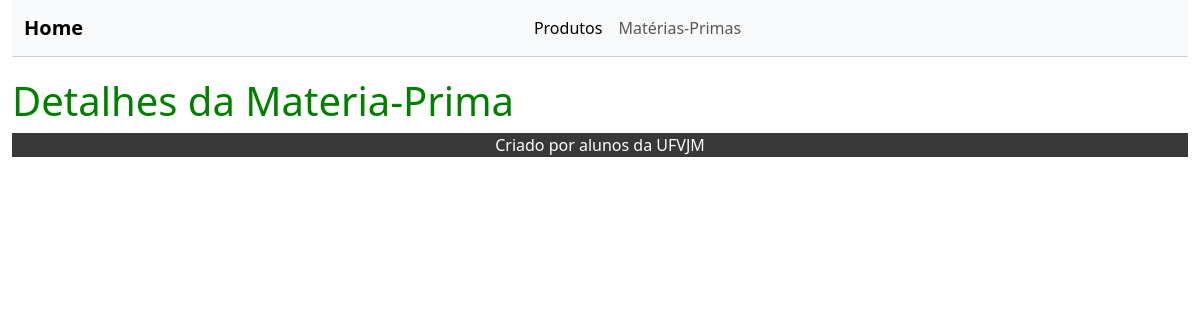
/materiaPrima/detalhe/4/, run on an earlier commit of the app's database.
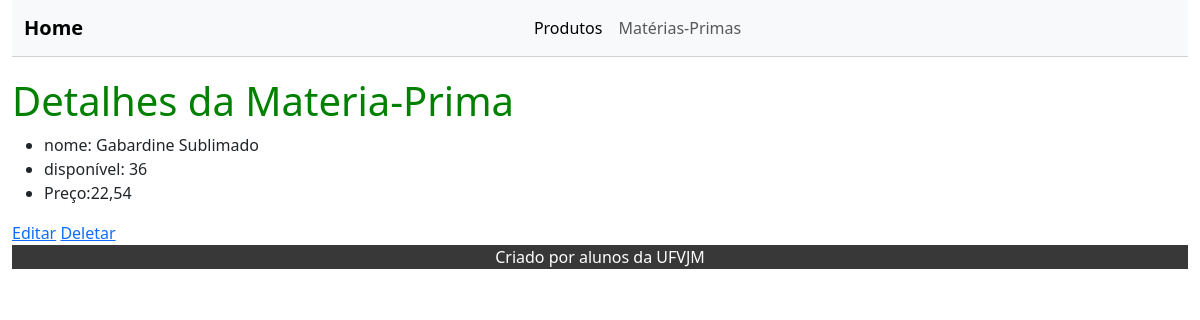
And on a later commit of the database.
### materiaPrima/models.py (models this page shows, shortened)
class MateriaPrima(models.Model):
    nome = models.CharField(max_length=100)
    disponivel = models.IntegerField(null=True)
    preco = models.FloatField(null=True)

### materiaPrima/views.py (the view)
# urls.py: path("detalhe/<int:pk>/", views.detalhe, name='detalhe'),
def detalhe(request,pk):
    print("Primary Key {}".format(pk))
    try:
        materiasPrimas = MateriaPrima.objects.filter(pk=pk)
        print(materiasPrimas.values())
    except materiasPrimas.DoesNotExist:
        raise Http404('Falha Não Existe')
    context = {
        'materiasPrimas': materiasPrimas
    }
    return render(request, 'detalhe.html', context)

### materiaPrima/templates/detalhe.html
{% extends 'base.html' %}
{% block content %}
    <h1> Detalhes da Materia-Prima</h1>
    {% for item in materiasPrimas %}
        <ul>
            <li>nome: {{ item.nome}}</li>
            <li>disponível: {{ item.disponivel}}</li>
            <li>Preço:{{ item.preco}}</li>
        </ul>
        <a href="../../editar/{{item.pk}}">Editar</a>
        <a href="../../deletar/{{item.pk}}">Deletar</a>
    {% endfor %}
{% endblock %}

What changed in the data, as far as the page shows it:
added MateriaPrima: nome "Gabardine Sublimado", disponivel "36", preco "22,54"
